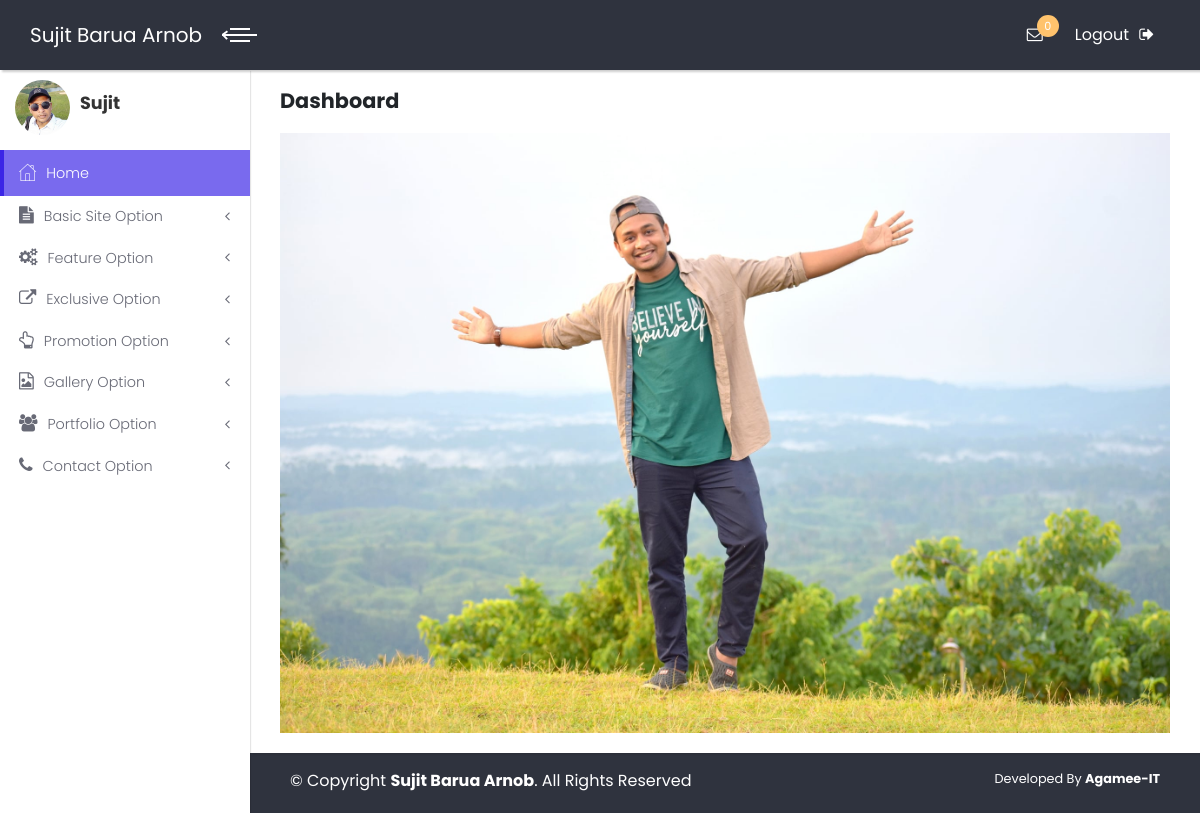
/admin/index.php (signed in), run on the app's committed database.
### tables this page shows
CREATE TABLE `tbl_basic_info` (
  `id` int(11) NOT NULL,
  `name` varchar(255) NOT NULL,
  `nickname` varchar(100) NOT NULL,
  `logo` varchar(255) NOT NULL,
  `favicon` varchar(255) NOT NULL,
  `copyright` varchar(255) NOT NULL
);

CREATE TABLE `tbl_dashboard` (
  `id` int(11) NOT NULL,
  `image` varchar(255) NOT NULL
);

### lib/database.php (called while the page is built, shortened)
<?php
class Database{
	public $host   = DB_HOST;
	public $user   = DB_USER;
	public $pass   = DB_PASS;
	public $dbname = DB_NAME;
	public $link1;
	private function connecDB()
	{
		$this->link1 = new mysqli($this->host, $this->user, $this->pass, $this->dbname);
	}
	public function select($query)
	{
		$result = $this->link1->query($query) or die ($this->link1->error.__LINE__);
		if($result->num_rows > 0){
			return $result;
		}
		else{
			return false;
		}
	}
}
?>

### admin/index.php (the view, shortened to what this page needs)
<?php include "inc/header.php"; ?>
<?php include "inc/sidebar.php"; ?>
            <div class="content-inner">
                <header class="page-header">
                    <div class="container-fluid dashboard">
                        <h2 class="margin-bottom-20">Dashboard</h2>
<?php
    $query = "select * from tbl_dashboard";
    $getData = $db->select($query);
    if($getData)
    {
        while($result = $getData->fetch_assoc())
        {
?>
                        <img src="<?php echo $result['image'];?>" alt="" />
<?php } } ?>
                    </div>
                </header>
<?php include "inc/footer.php"; ?>
            </div>
        </div>
    </div>
</body>
</html>

### admin/inc/header.php (shortened to what this page needs)
<?php include '../lib/database.php'; ?>
<?php
	$db = new Database();
?>
<!DOCTYPE html>
<html>
<head>
    <link rel="stylesheet" href="vendor/bootstrap/css/bootstrap.min.css">
    <link rel="stylesheet" href="vendor/font-awesome/css/font-awesome.min.css">
    <link rel="stylesheet" href="css/fontastic.css">
    <link rel="stylesheet" href="css/style.default.css" id="theme-stylesheet">
    <link rel="stylesheet" href="css/custom.css">
</head>
<body>
    <div class="page">
        <header class="header">
            <nav class="navbar">
                <div class="container-fluid">
                    <div class="navbar-holder d-flex align-items-center justify-content-between">
                        <div class="navbar-header">
                            <a href="index.php" class="navbar-brand">
<?php
    $query = "select * from tbl_basic_info";
    $getData = $db->select($query);
    if($getData)
    {
        while($result = $getData->fetch_assoc())
        {
?>
                                <div class="brand-text brand-big"><span><?php echo $result['name'];?></span></div>
<?php } } ?>
                            </a>
                            <a id="toggle-btn" href="#" class="menu-btn active"><span></span><span></span><span></span></a>
                        </div>
                        <ul class="nav-menu list-unstyled d-flex flex-md-row align-items-md-center">
<?php
		$query = "select count(id) as countId from tbl_contact where status=0";
		$getData = $db->select($query);
		if($getData)
		{
			while($result = $getData->fetch_assoc())
			{
				$countId = $result['countId'];
			}
		}
?>
                            <li class="nav-item dropdown"> <a id="messages" rel="nofollow" href="inbox.php" class="nav-link"><i class="fa fa-envelope-o"></i><span class="badge bg-orange"><?php echo $countId; ?></span></a>
                            </li>
                            <li class="nav-item"><a href="logout.php" class="nav-link logout">Logout<i class="fa fa-sign-out"></i></a></li>
                        </ul>
                    </div>
                </div>
            </nav>
        </header>

### admin/inc/sidebar.php (shortened to what this page needs)
        <div class="page-content d-flex align-items-stretch">
            <nav class="side-navbar">
<?php
    $query = "select * from tbl_basic_info";
    $getData = $db->select($query);
    if($getData)
    {
        while($result = $getData->fetch_assoc())
        {
?>
                <div class="sidebar-header d-flex align-items-center">
                    <div class="avatar"><img src="<?php echo $result['logo'];?>" alt="..." class="img-fluid rounded-circle"></div>
                    <div class="title">
                        <h1 class="h4"><?php echo $result['nickname'];?></h1>
                    </div>
                </div>
<?php } } ?>
                <ul class="list-unstyled">
                    <li class="active"><a href="index.php"> <i class="icon-home"></i>Home </a></li>
					<li><a href="#exampledropdownDropdown" aria-expanded="false" data-toggle="collapse"> <i class="fa fa-file-text"></i>Basic Site Option</a>
                    </li>
					<li><a href="#exampledropdownDropdown2" aria-expanded="false" data-toggle="collapse"> <i class="fa fa-cogs"></i>Feature Option</a>
                    </li>
					<li><a href="#exampledropdownDropdown3" aria-expanded="false" data-toggle="collapse"> <i class="fa fa-external-link"></i>Exclusive Option</a>
                    </li>
					<li><a href="#exampledropdownDropdown4" aria-expanded="false" data-toggle="collapse"> <i class="fa fa-hand-o-up"></i>Promotion Option</a>
                    </li>
					<li><a href="#exampledropdownDropdown5" aria-expanded="false" data-toggle="collapse"> <i class="fa fa-file-image-o"></i>Gallery Option</a>
                    </li>
					<li><a href="#exampledropdownDropdown6" aria-expanded="false" data-toggle="collapse"> <i class="fa fa-users"></i>Portfolio Option</a>
                    </li>
					<li><a href="#exampledropdownDropdown7" aria-expanded="false" data-toggle="collapse"> <i class="fa fa-phone"></i>Contact Option</a>
                    </li>
                </ul>
            </nav>

### admin/inc/footer.php
<footer class="main-footer">
	<div class="container-fluid">
		<div class="row">
			<div class="col-sm-8">
<?php
$query = "select * from tbl_basic_info";
$getData = $db->select($query);
if($getData)
{
	while($result = $getData->fetch_assoc())
	{
?>
				&copy; Copyright <strong><span><?php echo $result['name'];?></span></strong>. All Rights Reserved
<?php } } ?>
			</div>
			<div class="col-sm-4 text-right">
				<p>Developed By <b><a href="#">Agamee-IT</a></b></p>
			</div>
		</div>
	</div>
</footer>

### admin/css/custom.css (style rules this page uses)
.margin-bottom-20 { margin-bottom: 20px; }

### data on the page
tbl_basic_info: name "Sujit Barua Arnob", logo (picture), nickname "Sujit"
tbl_dashboard: image (picture)

### other printed values
$countId "0"
